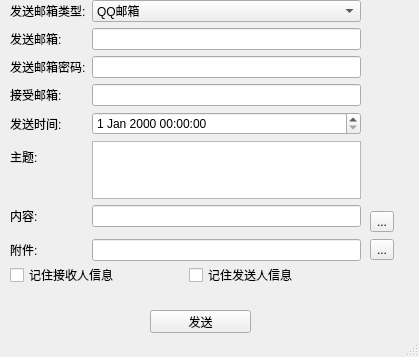
<?xml version="1.0" encoding="UTF-8"?>
<ui version="4.0">
 <class>MainWindow</class>
 <widget class="QMainWindow" name="MainWindow">
  <property name="geometry">
   <rect>
    <x>0</x>
    <y>0</y>
    <width>419</width>
    <height>357</height>
   </rect>
  </property>
  <property name="windowTitle">
   <string>MainWindow</string>
  </property>
  <widget class="QWidget" name="centralwidget">
   <widget class="QWidget" name="formLayoutWidget">
    <property name="geometry">
     <rect>
      <x>10</x>
      <y>0</y>
      <width>351</width>
      <height>261</height>
     </rect>
    </property>
    <layout class="QFormLayout" name="formLayout">
     <item row="0" column="0">
      <widget class="QLabel" name="label_6">
       <property name="text">
        <string>发送邮箱类型:</string>
       </property>
      </widget>
     </item>
     <item row="0" column="1">
      <widget class="QComboBox" name="comboBox">
       <item>
        <property name="text">
         <string>QQ邮箱</string>
        </property>
       </item>
       <item>
        <property name="text">
         <string>新浪邮箱</string>
        </property>
       </item>
       <item>
        <property name="text">
         <string>163邮箱</string>
        </property>
       </item>
      </widget>
     </item>
     <item row="1" column="0">
      <widget class="QLabel" name="label">
       <property name="text">
        <string>发送邮箱:</string>
       </property>
      </widget>
     </item>
     <item row="1" column="1">
      <widget class="QLineEdit" name="lineEdit"/>
     </item>
     <item row="2" column="0">
      <widget class="QLabel" name="label_2">
       <property name="text">
        <string>发送邮箱密码:</string>
       </property>
      </widget>
     </item>
     <item row="2" column="1">
      <widget class="QLineEdit" name="lineEdit_2"/>
     </item>
     <item row="3" column="0">
      <widget class="QLabel" name="label_3">
       <property name="text">
        <string>接受邮箱:</string>
       </property>
      </widget>
     </item>
     <item row="3" column="1">
      <widget class="QLineEdit" name="lineEdit_3"/>
     </item>
     <item row="4" column="0">
      <widget class="QLabel" name="label_5">
       <property name="text">
        <string>发送时间:</string>
       </property>
      </widget>
     </item>
     <item row="4" column="1">
      <widget class="QDateTimeEdit" name="dateTimeEdit"/>
     </item>
     <item row="6" column="0">
      <widget class="QLabel" name="label_4">
       <property name="text">
        <string>内容:</string>
       </property>
      </widget>
     </item>
     <item row="6" column="1">
      <widget class="QLineEdit" name="lineEdit_4"/>
     </item>
     <item row="5" column="0">
      <widget class="QLabel" name="label_7">
       <property name="text">
        <string>主题:</string>
       </property>
      </widget>
     </item>
     <item row="5" column="1">
      <widget class="QTextEdit" name="textEdit"/>
     </item>
     <item row="8" column="1">
      <widget class="QLineEdit" name="lineEdit_5"/>
     </item>
     <item row="8" column="0">
      <widget class="QLabel" name="label_8">
       <property name="text">
        <string>附件:</string>
       </property>
      </widget>
     </item>
     <item row="7" column="1">
      <spacer name="verticalSpacer">
       <property name="orientation">
        <enum>Qt::Vertical</enum>
       </property>
       <property name="sizeHint" stdset="0">
        <size>
         <width>20</width>
         <height>40</height>
        </size>
       </property>
      </spacer>
     </item>
    </layout>
   </widget>
   <widget class="QPushButton" name="pushButton">
    <property name="geometry">
     <rect>
      <x>150</x>
      <y>310</y>
      <width>101</width>
      <height>23</height>
     </rect>
    </property>
    <property name="text">
     <string>发送</string>
    </property>
   </widget>
   <widget class="QWidget" name="horizontalLayoutWidget">
    <property name="geometry">
     <rect>
      <x>10</x>
      <y>260</y>
      <width>351</width>
      <height>31</height>
     </rect>
    </property>
    <layout class="QHBoxLayout" name="horizontalLayout">
     <item>
      <widget class="QCheckBox" name="checkBox_2">
       <property name="text">
        <string>记住接收人信息</string>
       </property>
      </widget>
     </item>
     <item>
      <widget class="QCheckBox" name="checkBox">
       <property name="text">
        <string>记住发送人信息</string>
       </property>
      </widget>
     </item>
    </layout>
   </widget>
   <widget class="QWidget" name="verticalLayoutWidget">
    <property name="geometry">
     <rect>
      <x>370</x>
      <y>210</y>
      <width>41</width>
      <height>51</height>
     </rect>
    </property>
    <layout class="QVBoxLayout" name="verticalLayout">
     <item>
      <widget class="QToolButton" name="toolButton_2">
       <property name="text">
        <string>...</string>
       </property>
      </widget>
     </item>
     <item>
      <widget class="QToolButton" name="toolButton">
       <property name="text">
        <string>...</string>
       </property>
      </widget>
     </item>
    </layout>
   </widget>
  </widget>
  <widget class="QStatusBar" name="statusbar"/>
 </widget>
 <resources/>
 <connections>
  <connection>
   <sender>label_6</sender>
   <signal>linkActivated(QString)</signal>
   <receiver>comboBox</receiver>
   <slot>setEditText(QString)</slot>
   <hints>
    <hint type="sourcelabel">
     <x>81</x>
     <y>9</y>
    </hint>
    <hint type="destinationlabel">
     <x>113</x>
     <y>9</y>
    </hint>
   </hints>
  </connection>
  <connection>
   <sender>label</sender>
   <signal>linkActivated(QString)</signal>
   <receiver>lineEdit</receiver>
   <slot>setText(QString)</slot>
   <hints>
    <hint type="sourcelabel">
     <x>58</x>
     <y>37</y>
    </hint>
    <hint type="destinationlabel">
     <x>109</x>
     <y>36</y>
    </hint>
   </hints>
  </connection>
  <connection>
   <sender>label_2</sender>
   <signal>linkActivated(QString)</signal>
   <receiver>lineEdit_2</receiver>
   <slot>setText(QString)</slot>
   <hints>
    <hint type="sourcelabel">
     <x>55</x>
     <y>61</y>
    </hint>
    <hint type="destinationlabel">
     <x>108</x>
     <y>64</y>
    </hint>
   </hints>
  </connection>
  <connection>
   <sender>label_3</sender>
   <signal>linkActivated(QString)</signal>
   <receiver>lineEdit_3</receiver>
   <slot>setText(QString)</slot>
   <hints>
    <hint type="sourcelabel">
     <x>44</x>
     <y>89</y>
    </hint>
    <hint type="destinationlabel">
     <x>111</x>
     <y>90</y>
    </hint>
   </hints>
  </connection>
  <connection>
   <sender>label_5</sender>
   <signal>linkActivated(QString)</signal>
   <receiver>dateTimeEdit</receiver>
   <slot>stepUp()</slot>
   <hints>
    <hint type="sourcelabel">
     <x>52</x>
     <y>115</y>
    </hint>
    <hint type="destinationlabel">
     <x>104</x>
     <y>114</y>
    </hint>
   </hints>
  </connection>
  <connection>
   <sender>label_4</sender>
   <signal>linkActivated(QString)</signal>
   <receiver>lineEdit_4</receiver>
   <slot>setText(QString)</slot>
   <hints>
    <hint type="sourcelabel">
     <x>34</x>
     <y>142</y>
    </hint>
    <hint type="destinationlabel">
     <x>121</x>
     <y>138</y>
    </hint>
   </hints>
  </connection>
  <connection>
   <sender>toolButton</sender>
   <signal>clicked()</signal>
   <receiver>lineEdit_4</receiver>
   <slot>clear()</slot>
   <hints>
    <hint type="sourcelabel">
     <x>387</x>
     <y>136</y>
    </hint>
    <hint type="destinationlabel">
     <x>344</x>
     <y>138</y>
    </hint>
   </hints>
  </connection>
 </connections>
</ui>
